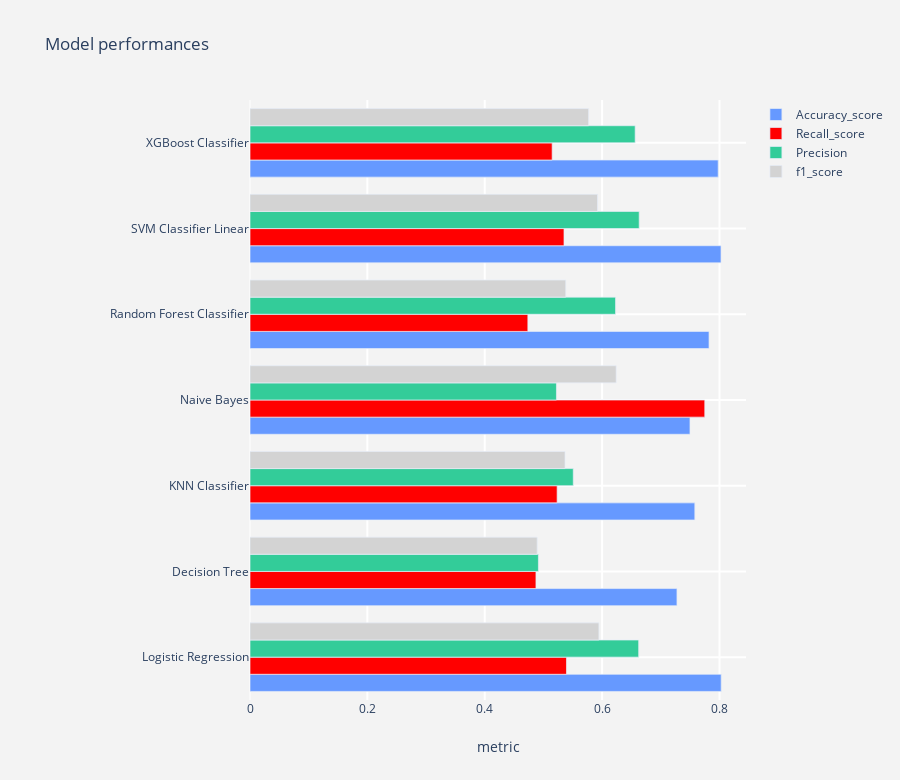

Source (notebook cell):
### Code cell
# Let's create a baseline model for all models. Let's statr with as minimum amount of parameters as possible 

# LogisticRegression
name = "Logistic Regression"
logit = LogisticRegression()
model1 = model_report(logit,X_train,X_test,y_train,y_test,name)

# DecisionTree Classifier
name = "Decision Tree"
decision_tree = DecisionTreeClassifier(random_state = 0)
# X_train_resampled,X_test,y_train_resampled,y_test,name
model2 = model_report(decision_tree,X_train,X_test,y_train,y_test,name)

# KNeighborsClassifier
name = "KNN Classifier"
knn = KNeighborsClassifier(n_neighbors=3)
model3 = model_report(knn,X_train,X_test,y_train,y_test,name)

name = "Naive Bayes"
gnb = GaussianNB(priors=None)
model4 = model_report(gnb,X_train,X_test,y_train,y_test,name)

name = "Random Forest Classifier"
rfc = RandomForestClassifier(random_state=0)
model5 = model_report(rfc,X_train,X_test,y_train,y_test,name)

name = "SVM Classifier Linear"
svc  = SVC(gamma='auto', kernel='linear')
model6 = model_report(svc,X_train,X_test,y_train,y_test,name)

name = "XGBoost Classifier"
xgc = XGBClassifier()
model7 = model_report(xgc,X_train,X_test,y_train,y_test,name)

#concat all models
model_performances = pd.concat([model1,model2,model3,model4,
                                model5,model6,model7],axis = 0).reset_index()

model_performances = model_performances.drop(columns = "index",axis =1)
display(model_performances)

model_performances
def output_tracer(metric,color) :
    tracer = go.Bar(y = model_performances["Model"] ,
                    x = model_performances[metric],
                    orientation = "h",name = metric ,
                    marker = dict(line = dict(width =.7),
                                  color = color)
                   )
    return tracer

layout = go.Layout(dict(title = "Model performances",
                        plot_bgcolor  = "rgb(243,243,243)",
                        paper_bgcolor = "rgb(243,243,243)",
                        xaxis = dict(gridcolor = 'rgb(255, 255, 255)',
                                     title = "metric",
                                     zerolinewidth=1,
                                     ticklen=5,gridwidth=2),
                        yaxis = dict(gridcolor = 'rgb(255, 255, 255)',
                                     zerolinewidth=1,ticklen=5,gridwidth=2),
                        margin = dict(l = 250),
                        height = 780
                       )
                  )


trace1  = output_tracer("Accuracy_score","#6699FF")
trace2  = output_tracer('Recall_score',"red")
trace3  = output_tracer('Precision',"#33CC99")
trace4  = output_tracer('f1_score',"lightgrey")

data = [trace1,trace2,trace3,trace4]
go.Figure(data=data,layout=layout)

### Figure 1 — Plotly figure (JSON) as saved in the notebook; plotly's stock layout.template omitted (floating-point values rounded to 4 significant figures)
{"data": [{"marker": {"color": "#6699FF", "line": {"width": 0.7}}, "name": "Accuracy_score", "orientation": "h", "type": "bar", "x": [0.8029, 0.7275, 0.758, 0.7497, 0.7821, 0.8026, 0.7978], "y": ["Logistic Regression", "Decision Tree", "KNN Classifier", "Naive Bayes", "Random Forest Classifier", "SVM Classifier Linear", "XGBoost Classifier"]}, {"marker": {"color": "red", "line": {"width": 0.7}}, "name": "Recall_score", "orientation": "h", "type": "bar", "x": [0.5393, 0.4873, 0.5234, 0.7749, 0.4735, 0.535, 0.5149], "y": ["Logistic Regression", "Decision Tree", "KNN Classifier", "Naive Bayes", "Random Forest Classifier", "SVM Classifier Linear", "XGBoost Classifier"]}, {"marker": {"color": "#33CC99", "line": {"width": 0.7}}, "name": "Precision", "orientation": "h", "type": "bar", "x": [0.6623, 0.4914, 0.5508, 0.5222, 0.6229, 0.6632, 0.6563], "y": ["Logistic Regression", "Decision Tree", "KNN Classifier", "Naive Bayes", "Random Forest Classifier", "SVM Classifier Linear", "XGBoost Classifier"]}, {"marker": {"color": "lightgrey", "line": {"width": 0.7}}, "name": "f1_score", "orientation": "h", "type": "bar", "x": [0.5945, 0.4893, 0.5367, 0.6239, 0.538, 0.5922, 0.577], "y": ["Logistic Regression", "Decision Tree", "KNN Classifier", "Naive Bayes", "Random Forest Classifier", "SVM Classifier Linear", "XGBoost Classifier"]}], "layout": {"height": 780, "margin": {"l": 250}, "paper_bgcolor": "rgb(243,243,243)", "plot_bgcolor": "rgb(243,243,243)", "title": {"text": "Model performances"}, "xaxis": {"gridcolor": "rgb(255, 255, 255)", "gridwidth": 2, "ticklen": 5, "title": {"text": "metric"}, "zerolinewidth": 1}, "yaxis": {"gridcolor": "rgb(255, 255, 255)", "gridwidth": 2, "ticklen": 5, "zerolinewidth": 1}}}
